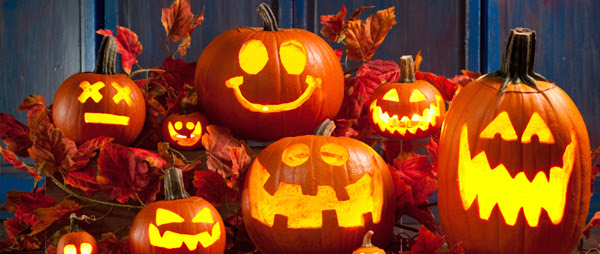
%> input picture Practica2/Entrega/images/halloween.jpg, 600 x 254 px
$ octave --eval "ej22b;"   (GNU Octave 9; MATLAB toolbox functions it lacks are replaced by stand-ins)
%> lines starting %> are read from the running program, lines starting %| are printed output that depends on the picture
### Practica2/Entrega/imgaussian.m
function I=imgaussian(I,sigma,siz)
% IMGAUSSIAN filters an 1D, 2D color/greyscale or 3D image with an
% Gaussian filter. This function uses for filtering IMFILTER or if
% compiled the fast  mex code imgaussian.c . Instead of using a
% multidimensional gaussian kernel, it uses the fact that a Gaussian
% filter can be separated in 1D gaussian kernels.
%
% J=IMGAUSSIAN(I,SIGMA,SIZE)
%
% inputs,
%   I: The 1D, 2D greyscale/color, or 3D input image with
%           data type Single or Double
%   SIGMA: The sigma used for the Gaussian kernel
%   SIZE: Kernel size (single value) (default: sigma*6)
%
% outputs,
%   J: The gaussian filtered image
%
% note, compile the code with: mex imgaussian.c -v
%
% example,
%   I = im2double(imread('peppers.png'));
%   figure, imshow(imgaussian(I,10));
%
% Function is written by D.Kroon University of Twente (September 2009)

if(~exist('siz','var')), siz=sigma*6; end

if(sigma>0)
    % Make 1D Gaussian kernel
    x=-ceil(siz/2):ceil(siz/2);
    H = exp(-(x.^2/(2*sigma^2)));
    H = H/sum(H(:));

    % Filter each dimension with the 1D Gaussian kernels\
    if(ndims(I)==1)
        I=imfilter(I,H, 'same' ,'replicate');
    elseif(ndims(I)==2)
        Hx=reshape(H,[length(H) 1]);
        Hy=reshape(H,[1 length(H)]);
        I=imfilter(imfilter(I,Hx, 'same' ,'replicate'),Hy, 'same' ,'replicate');
    elseif(ndims(I)==3)
        if(size(I,3)<4) % Detect if 3D or color image
            Hx=reshape(H,[length(H) 1]);
            Hy=reshape(H,[1 length(H)]);
            for k=1:size(I,3)
                I(:,:,k)=imfilter(imfilter(I(:,:,k),Hx, 'same' ,'replicate'),Hy, 'same' ,'replicate');
            end
        else
            Hx=reshape(H,[length(H) 1 1]);
            Hy=reshape(H,[1 length(H) 1]);
            Hz=reshape(H,[1 1 length(H)]);
            I=imfilter(imfilter(imfilter(I,Hx, 'same' ,'replicate'),Hy, 'same' ,'replicate'),Hz, 'same' ,'replicate');
        end
    else
        error('imgaussian:input','unsupported input dimension');
    end
end

### Practica2/ej22b.m
% [40 lines left out: function ej22b, not called in this run]

### Practica2/Entrega/ej22b.m
function [  ] = ej22b(  )
close all;

im = imread('./images/halloween.jpg');
%> im is the input picture: size 254x600x3 uint8; mean R, G, B 135, 67.7, 28.9

im1 = imgaussian(im, 2, 10);
%> after the loop in imgaussian, `for k=1:size(I,3)`:
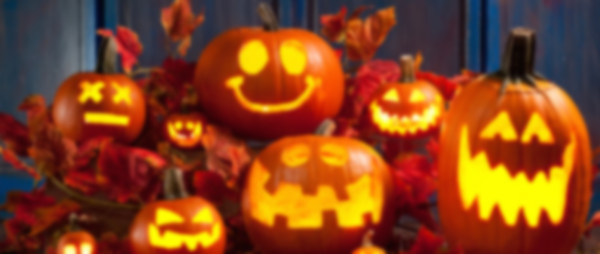
%> I: size 254x600x3 uint8; mean R, G, B 135, 67.7, 28.9; mean of the top-left, top-right, bottom-left and bottom-right quarters 72.6, 79.5, 65.8, 90.9
im2 = imgaussian(im, 5, 10);
%> call 2 of imgaussian, with sigma = 5, siz = 10
%> after the loop in imgaussian (call 2), `for k=1:size(I,3)`:
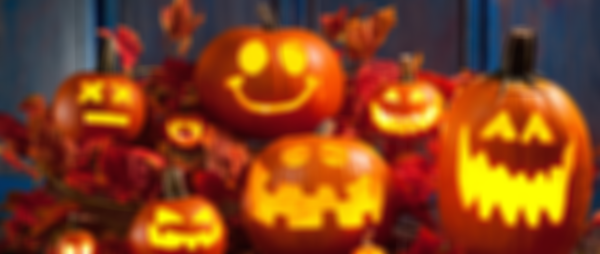
%> I: size 254x600x3 uint8; mean R, G, B 135, 67.7, 28.9; mean of the top-left, top-right, bottom-left and bottom-right quarters 72.5, 79.5, 65.8, 90.9
im3 = imgaussian(im, 10, 10);
im4 = imgaussian(im, 2, 5);
im5 = imgaussian(im, 5, 5);
im6 = imgaussian(im, 10, 5);

figure;
subplot(3,2,1), imshow(im1), title('sigma 2, size 10');
subplot(3,2,3), imshow(im2), title('sigma 5, size 10');
subplot(3,2,5), imshow(im3), title('sigma 10, size 10');
subplot(3,2,2), imshow(im4), title('sigma 2, size 5');
subplot(3,2,4), imshow(im5), title('sigma 5, size 5');
subplot(3,2,6), imshow(im6), title('sigma 10, size 5');

    function O=aux_22(im, sigma, size)
        h = fspecial('gauss', size, sigma);
        O = imfilter(im, h);
    end

im1 = aux_22(im, 2, 10);
%> in aux_22, `O = imfilter(im, h);`:
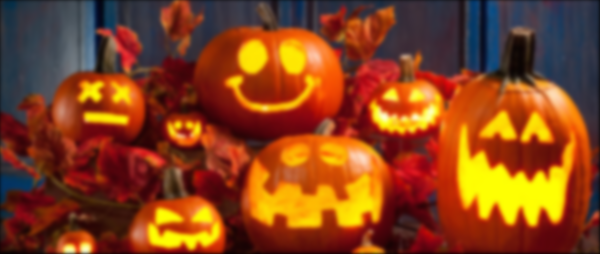
%> O: size 254x600x3 uint8; mean R, G, B 134.4, 67.3, 28.5
im2 = aux_22(im, 5, 10);
%> call 2 of aux_22, with sigma = 5, size = 10
%> in aux_22 (call 2), `O = imfilter(im, h);`:
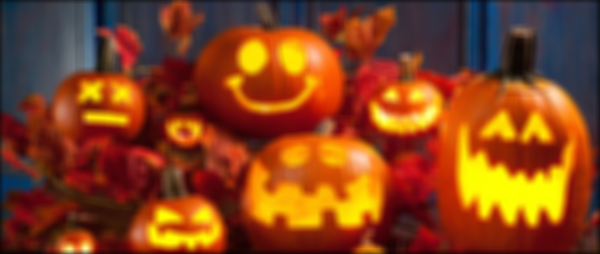
%> O: size 254x600x3 uint8; mean R, G, B 134.1, 67.1, 28.3
im3 = aux_22(im, 10, 10);
im4 = aux_22(im, 2, 5);
im5 = aux_22(im, 5, 5);
im6 = aux_22(im, 10, 5);

figure;
subplot(3,2,1), imshow(im1), title('sigma 2, size 10');
subplot(3,2,3), imshow(im2), title('sigma 5, size 10');
subplot(3,2,5), imshow(im3), title('sigma 10, size 10');
subplot(3,2,2), imshow(im4), title('sigma 2, size 5');
subplot(3,2,4), imshow(im5), title('sigma 5, size 5');
subplot(3,2,6), imshow(im6), title('sigma 10, size 5');
end

$ run again, with Practica2/Entrega/images/Einstein.jpg copied over Practica2/Entrega/images/halloween.jpg
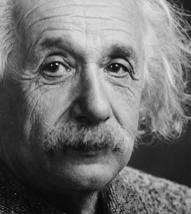
%> input picture Practica2/Entrega/images/Einstein.jpg, 191 x 214 px
%> in ej22b, im is the input picture: size 214x191 uint8; min 0, max 228, mean 111
%> in imgaussian, `I=imfilter(imfilter(I,Hx, 'same' ,'replicate'),Hy, 'same' ,'replicate');`:
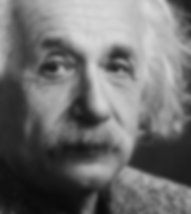
%> I: size 214x191 uint8; min 10, max 216, mean 111
%> in aux_22, `O = imfilter(im, h);`:
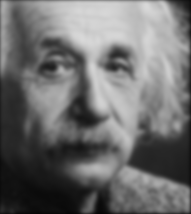
%> O: size 214x191 uint8; min 5, max 216, mean 109.4

$ run again, with Practica2/Entrega/images/Monro.jpg copied over Practica2/Entrega/images/halloween.jpg
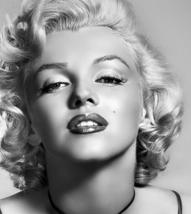
%> input picture Practica2/Entrega/images/Monro.jpg, 191 x 214 px
%> in ej22b, im is the input picture: size 214x191 uint8; min 0, max 255, mean 146.6
%> in imgaussian (call 3), `I=imfilter(imfilter(I,Hx, 'same' ,'replicate'),Hy, 'same' ,'replicate');`:
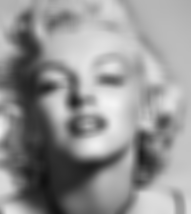
%> I: size 214x191 uint8; min 16, max 244, mean 146.6
%> in aux_22 (call 4), `O = imfilter(im, h);`:
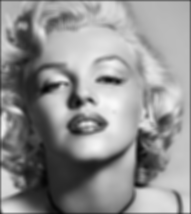
%> O: size 214x191 uint8; min 6, max 249, mean 144.8

$ run again, with Practica2/Entrega/images/bebe.jpg copied over Practica2/Entrega/images/halloween.jpg
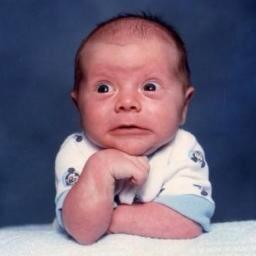
%> input picture Practica2/Entrega/images/bebe.jpg, 256 x 256 px
%> in ej22b, im is the input picture: size 256x256x3 uint8; mean R, G, B 115.6, 102.5, 121.7
%> after the loop in imgaussian, `for k=1:size(I,3)`:
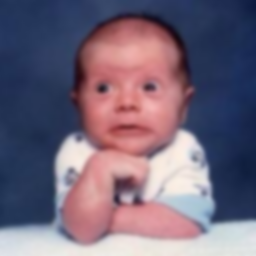
%> I: size 256x256x3 uint8; mean R, G, B 115.6, 102.6, 121.7
%> in aux_22 (call 4), `O = imfilter(im, h);`:
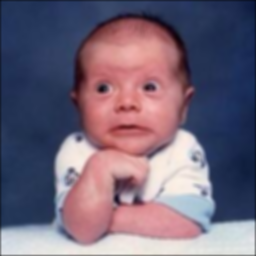
%> O: size 256x256x3 uint8; mean R, G, B 114.8, 101.7, 120.6
